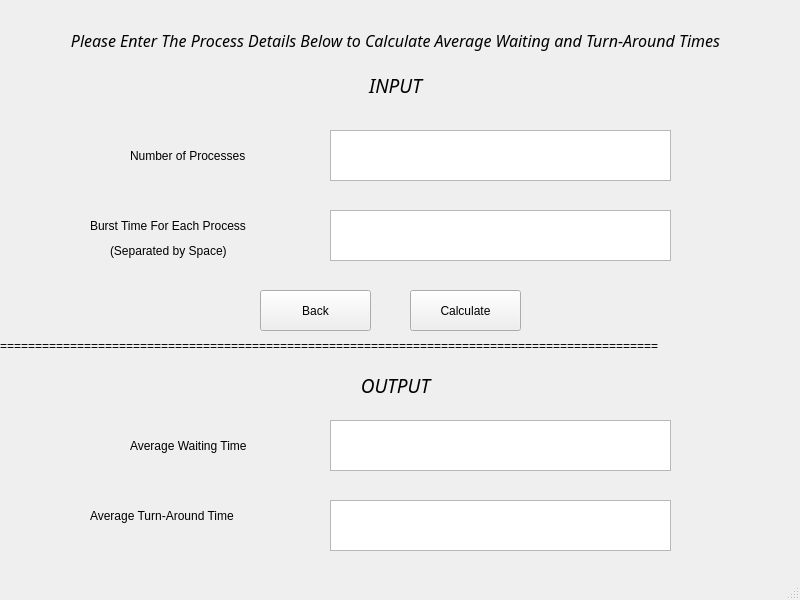
<?xml version="1.0" encoding="UTF-8"?>
<ui version="4.0">
 <class>SJF</class>
 <widget class="QMainWindow" name="SJF">
  <property name="geometry">
   <rect>
    <x>0</x>
    <y>0</y>
    <width>800</width>
    <height>600</height>
   </rect>
  </property>
  <property name="windowTitle">
   <string>MainWindow</string>
  </property>
  <widget class="QWidget" name="centralwidget">
   <widget class="QLabel" name="label_5">
    <property name="geometry">
     <rect>
      <x>0</x>
      <y>360</y>
      <width>791</width>
      <height>51</height>
     </rect>
    </property>
    <property name="font">
     <font>
      <family>Umpush</family>
      <pointsize>14</pointsize>
      <italic>true</italic>
     </font>
    </property>
    <property name="text">
     <string>OUTPUT</string>
    </property>
    <property name="alignment">
     <set>Qt::AlignCenter</set>
    </property>
   </widget>
   <widget class="QLabel" name="label_3">
    <property name="geometry">
     <rect>
      <x>90</x>
      <y>200</y>
      <width>201</width>
      <height>51</height>
     </rect>
    </property>
    <property name="text">
     <string>Burst Time For Each Process</string>
    </property>
   </widget>
   <widget class="QTextEdit" name="Process_inp">
    <property name="geometry">
     <rect>
      <x>330</x>
      <y>130</y>
      <width>341</width>
      <height>51</height>
     </rect>
    </property>
   </widget>
   <widget class="QLabel" name="label_7">
    <property name="geometry">
     <rect>
      <x>90</x>
      <y>490</y>
      <width>201</width>
      <height>51</height>
     </rect>
    </property>
    <property name="text">
     <string>Average Turn-Around Time</string>
    </property>
   </widget>
   <widget class="QTextEdit" name="Process_TAT">
    <property name="geometry">
     <rect>
      <x>330</x>
      <y>500</y>
      <width>341</width>
      <height>51</height>
     </rect>
    </property>
   </widget>
   <widget class="QLabel" name="label_9">
    <property name="geometry">
     <rect>
      <x>0</x>
      <y>60</y>
      <width>791</width>
      <height>51</height>
     </rect>
    </property>
    <property name="font">
     <font>
      <family>Umpush</family>
      <pointsize>14</pointsize>
      <italic>true</italic>
     </font>
    </property>
    <property name="text">
     <string>INPUT</string>
    </property>
    <property name="alignment">
     <set>Qt::AlignCenter</set>
    </property>
   </widget>
   <widget class="QLabel" name="label">
    <property name="geometry">
     <rect>
      <x>0</x>
      <y>10</y>
      <width>791</width>
      <height>61</height>
     </rect>
    </property>
    <property name="font">
     <font>
      <family>Umpush</family>
      <pointsize>12</pointsize>
      <italic>true</italic>
     </font>
    </property>
    <property name="text">
     <string>Please Enter The Process Details Below to Calculate Average Waiting and Turn-Around Times</string>
    </property>
    <property name="alignment">
     <set>Qt::AlignCenter</set>
    </property>
   </widget>
   <widget class="QLabel" name="label_2">
    <property name="geometry">
     <rect>
      <x>130</x>
      <y>130</y>
      <width>191</width>
      <height>51</height>
     </rect>
    </property>
    <property name="text">
     <string>Number of Processes</string>
    </property>
   </widget>
   <widget class="QLabel" name="label_6">
    <property name="geometry">
     <rect>
      <x>0</x>
      <y>320</y>
      <width>1031</width>
      <height>51</height>
     </rect>
    </property>
    <property name="text">
     <string>==============================================================================================</string>
    </property>
   </widget>
   <widget class="QTextEdit" name="Process_WT">
    <property name="geometry">
     <rect>
      <x>330</x>
      <y>420</y>
      <width>341</width>
      <height>51</height>
     </rect>
    </property>
   </widget>
   <widget class="QLabel" name="label_8">
    <property name="geometry">
     <rect>
      <x>130</x>
      <y>420</y>
      <width>191</width>
      <height>51</height>
     </rect>
    </property>
    <property name="text">
     <string>Average Waiting Time</string>
    </property>
   </widget>
   <widget class="QTextEdit" name="Process_BT">
    <property name="geometry">
     <rect>
      <x>330</x>
      <y>210</y>
      <width>341</width>
      <height>51</height>
     </rect>
    </property>
   </widget>
   <widget class="QPushButton" name="Calc_Btn">
    <property name="geometry">
     <rect>
      <x>410</x>
      <y>290</y>
      <width>111</width>
      <height>41</height>
     </rect>
    </property>
    <property name="text">
     <string>Calculate</string>
    </property>
   </widget>
   <widget class="QLabel" name="label_4">
    <property name="geometry">
     <rect>
      <x>110</x>
      <y>240</y>
      <width>201</width>
      <height>21</height>
     </rect>
    </property>
    <property name="text">
     <string>(Separated by Space)</string>
    </property>
   </widget>
   <widget class="QPushButton" name="Calc_Btn_2">
    <property name="geometry">
     <rect>
      <x>260</x>
      <y>290</y>
      <width>111</width>
      <height>41</height>
     </rect>
    </property>
    <property name="text">
     <string>Back</string>
    </property>
   </widget>
  </widget>
  <widget class="QMenuBar" name="menubar">
   <property name="geometry">
    <rect>
     <x>0</x>
     <y>0</y>
     <width>800</width>
     <height>22</height>
    </rect>
   </property>
  </widget>
  <widget class="QStatusBar" name="statusbar"/>
 </widget>
 <resources/>
 <connections/>
</ui>
